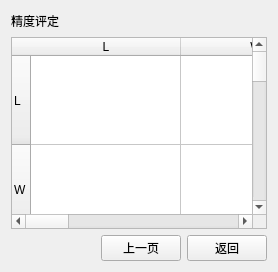
      <widget class="QWidget" name="page_7">
       <layout class="QVBoxLayout" name="verticalLayout_31">
        <item>
         <layout class="QHBoxLayout" name="horizontalLayout_27">
          <item>
           <widget class="QLabel" name="label_22">
            <property name="text">
             <string>精度评定</string>
            </property>
           </widget>
          </item>
          <item>
           <spacer name="horizontalSpacer_14">
            <property name="orientation">
             <enum>Qt::Horizontal</enum>
            </property>
            <property name="sizeHint" stdset="0">
             <size>
              <width>58</width>
              <height>20</height>
             </size>
            </property>
           </spacer>
          </item>
         </layout>
        </item>
        <item>
         <widget class="QTableWidget" name="tableWidget_12">
          <attribute name="horizontalHeaderMinimumSectionSize">
           <number>24</number>
          </attribute>
          <attribute name="horizontalHeaderDefaultSectionSize">
           <number>150</number>
          </attribute>
          <attribute name="horizontalHeaderStretchLastSection">
           <bool>true</bool>
          </attribute>
          <attribute name="verticalHeaderCascadingSectionResizes">
           <bool>false</bool>
          </attribute>
          <attribute name="verticalHeaderDefaultSectionSize">
           <number>89</number>
          </attribute>
          <row>
           <property name="text">
            <string>L</string>
           </property>
          </row>
          <row>
           <property name="text">
            <string>W</string>
           </property>
          </row>
          <row>
           <property name="text">
            <string>K</string>
           </property>
          </row>
          <row>
           <property name="text">
            <string>V</string>
           </property>
          </row>
          <row>
           <property name="text">
            <string>L^</string>
           </property>
          </row>
          <column>
           <property name="text">
            <string>L</string>
           </property>
          </column>
          <column>
           <property name="text">
            <string>W</string>
           </property>
          </column>
          <column>
           <property name="text">
            <string>K</string>
           </property>
          </column>
          <column>
           <property name="text">
            <string>V</string>
           </property>
          </column>
          <column>
           <property name="text">
            <string>L^</string>
           </property>
          </column>
         </widget>
        </item>
        <item>
         <layout class="QHBoxLayout" name="horizontalLayout_28">
          <item>
           <spacer name="horizontalSpacer_15">
            <property name="orientation">
             <enum>Qt::Horizontal</enum>
            </property>
            <property name="sizeHint" stdset="0">
             <size>
              <width>40</width>
              <height>20</height>
             </size>
            </property>
           </spacer>
          </item>
          <item>
           <widget class="QPushButton" name="pushButton_11">
            <property name="text">
             <string>上一页</string>
            </property>
           </widget>
          </item>
          <item>
           <widget class="QPushButton" name="pushButton_12">
            <property name="text">
             <string>返回</string>
            </property>
           </widget>
          </item>
         </layout>
        </item>
       </layout>
      </widget>
